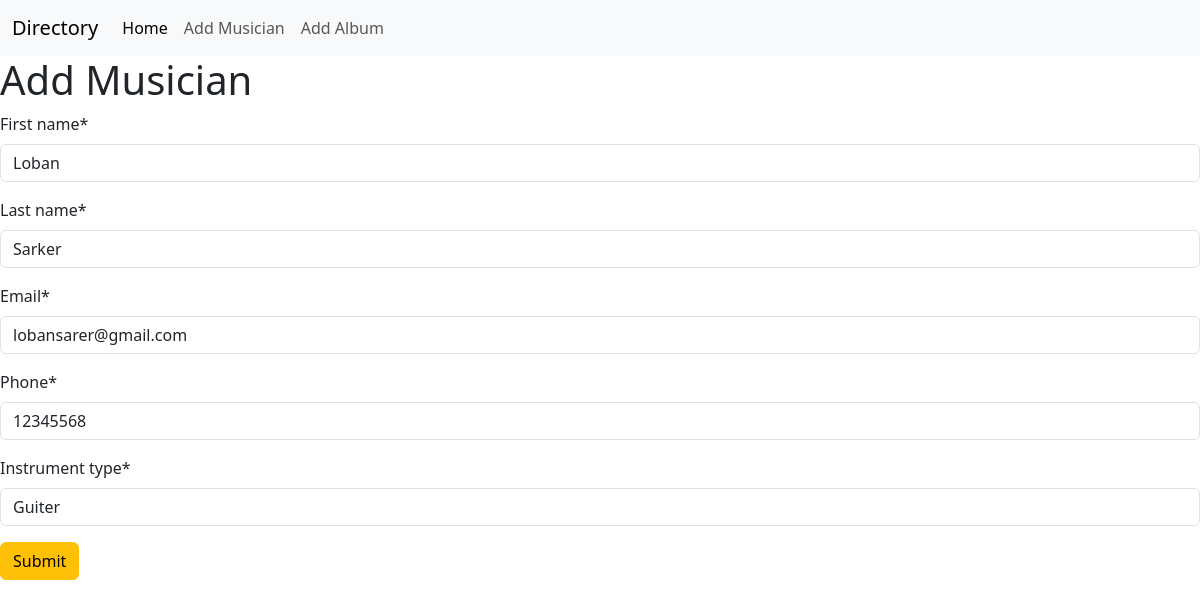
The page /musician/edit/1 on the database its author committed.
### musician/models.py (models this page shows, shortened)
class Musician(models.Model):
    first_name = models.CharField(max_length=20)
    last_name = models.CharField(max_length=20)
    email=models.EmailField()
    phone=models.CharField(max_length=12)
    instrument_type = models.CharField(max_length=50)

### musician/views.py (the view)
# urls.py: path('edit/<int:id>',UpdateMusician.as_view(),name='edit_musician'),
class UpdateMusician(UpdateView):
    model = Musician
    form_class =MusicianForm
    template_name='add_musician.html'
    pk_url_kwarg='id'
    success_url=  reverse_lazy('homepage')

### musician/forms.py
class MusicianForm(ModelForm):
    class Meta:
        model=Musician
        fields='__all__'

### musician/templates/add_musician.html (shortened to what this page needs)
{% extends 'base.html' %}
{% load crispy_forms_tags %}
{% block content %}
<h1>Add Musician</h1>
<form action="" method="post">
    {{form | crispy}}
    <button class="btn btn-warning">Submit</button>
</form>
{% endblock %}

### rows shown on the page
Musician: first_name "Loban", last_name "Sarker", email "lobansarer@gmail.com", phone "12345568", instrument_type "Guiter"
